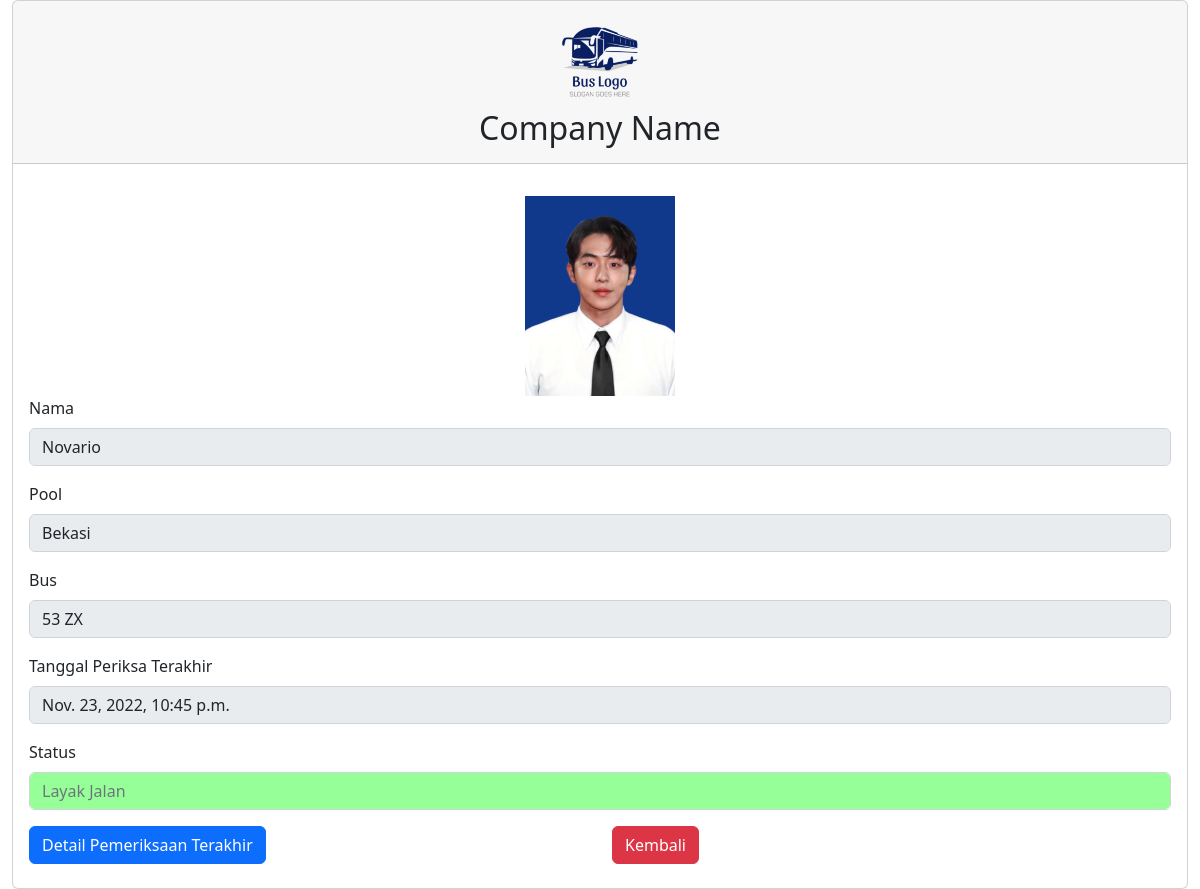
Screenshot of /pengemudi/2022110001 (signed in) with the database file from the repository.
### LayakMengemudi/models.py (models this page shows, shortened)
class Pengemudi(models.Model):
    nama = models.CharField(max_length=100)
    tanggal_lahir = models.DateField(null=False, blank=False)#default=datetime.utcnow().date())
    kota_kelahiran = models.CharField(max_length=50, null=False, blank=False)
    alamat = models.TextField(null=False, blank=False)
    nik = models.CharField(max_length=12, null=False, blank=False)
    pool = models.CharField(max_length=50)
    bus = models.CharField(max_length=6)
    class StatusJalan(models.TextChoices):
        LAYAK = 'L', _('Layak Jalan')
        TIDAK = 'TL', _('Tidak Layak Jalan')
    status = models.CharField(max_length=2, choices=StatusJalan.choices, default=StatusJalan.TIDAK)
    periksa_terakhir = models.DateTimeField(null=True)
    pasfoto = ResizedImageField(size=[300, 400],upload_to='images/%Y%m')
    qrcode_path = models.CharField(max_length=256)

### LayakMengemudi/views.py (the view)
# urls.py: path('pengemudi/<slug:slug>', PengemudiDetail.as_view(), name='pengemudi-detail'),
class PengemudiDetail(LoginRequiredMixin,DetailView):
    login_url = 'auth/login'
    model = Pengemudi
    template_name = 'pengemudi_detailview.html'
    slug_field = 'nik'
    def get_queryset(self):
        id = self.kwargs['slug']
        return Pengemudi.objects.filter(nik=id)
    def get_context_data(self, **kwargs):
        detail = super(PengemudiDetail, self).get_context_data(**kwargs)
        if self.request.POST:
            detail['konteks'] = FormPemeriksaanTerakhir (
                self.request.POST, instance=self.object)
        else:
            detail['konteks'] = FormPemeriksaanTerakhir(instance=self.object)
        return detail

### templates/pengemudi_detailview.html (shortened to what this page needs)
{% load static %}
<!DOCTYPE html>
<html lang="en">
<head>
    <link rel="stylesheet" href="https://cdn.jsdelivr.net/npm/bootstrap@5.2.2/dist/css/bootstrap.min.css">
</head>
<body>
{% block content %}
 <div class="container-fluid">
    <form id="contactForm" data-sb-form-api-token="API_TOKEN">
        <div class="card">
            <div class="card-header mb-3 text-center">
                <img src="{% static '' %}bus-logo-small.png" width="100" >
                <h2>Company Name</h2>
            </div>
            <div class="card-body">
                <div class="text-center">
                    <img src="{{ object.pasfoto.url }}" />
                </div>
                <div class="mb-3">
                    <label class="form-label" for="nama">Nama</label>
                    <input class="form-control" id="nama" type="text" value="{{ object.nama }}" data-sb-validations="" disabled />
                </div>
                <div class="mb-3">
                    <label class="form-label" for="pool">Pool</label>
                    <input class="form-control" id="pool" type="text" value="{{ object.pool }}" data-sb-validations="" disabled />
                </div>
                <div class="mb-3">
                    <label class="form-label" for="bus">Bus</label>
                    <input class="form-control" id="bus" type="text" value="{{ object.bus }}" data-sb-validations="" disabled />
                </div>
                <div class="mb-3">
                    <label class="form-label" for="tanggalPeriksaTerakhir">Tanggal Periksa Terakhir</label>
                    <input class="form-control" id="tanggalPeriksaTerakhir" type="text" value="{{ object.periksa_terakhir }}" data-sb-validations="" disabled />
                </div>
                <div class="mb-3">
                    <label class="form-label" for="status">Status</label>
                    <input class="form-control" id="status" type="text" placeholder="{{ object.get_status_display }}" data-sb-validations="" disabled style="" />
                </div>
                <div class="row mb-2">
                    <div class="col sm-10">
                        <button type="button" class="btn btn-primary" data-bs-toggle="modal" data-bs-target="#exampleModal">Detail Pemeriksaan Terakhir</button>
                    </div>
                    <div class="col sm-4">
                        <button type="button" class="btn btn-danger" onclick="window.history.go(-1); return false;">Kembali</button>
                    </div>
                </div>
            </div>
        </div>
    </form>
 </div>
{% endblock %}
</body>
</html>

### rows the page displays
Pengemudi: pasfoto (picture), nama "Novario", pool "Bekasi", bus "53 ZX", periksa_terakhir "Nov. 23, 2022, 10:45 p.m.", status "Layak Jalan"
